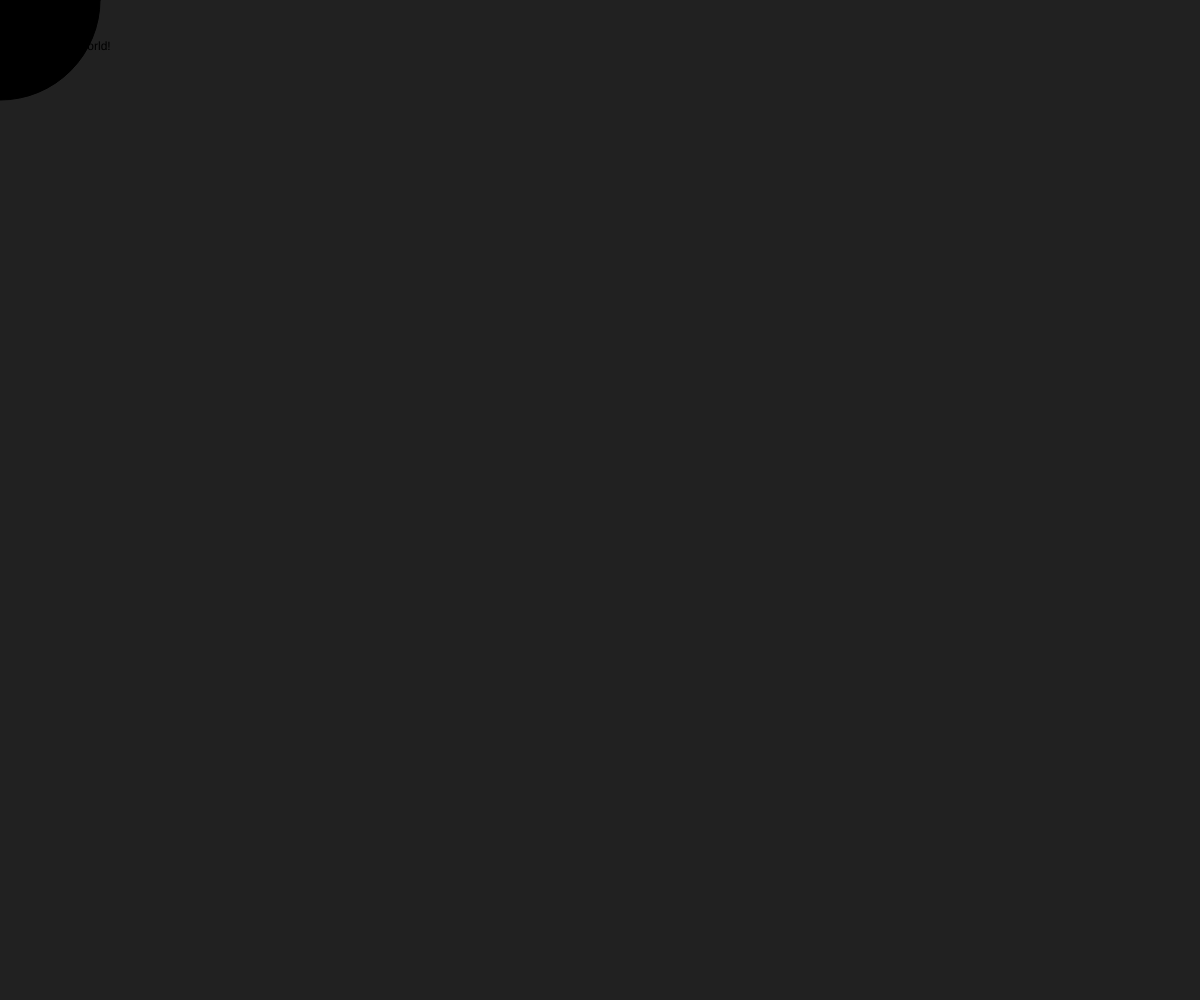
Frame 1 (no input)
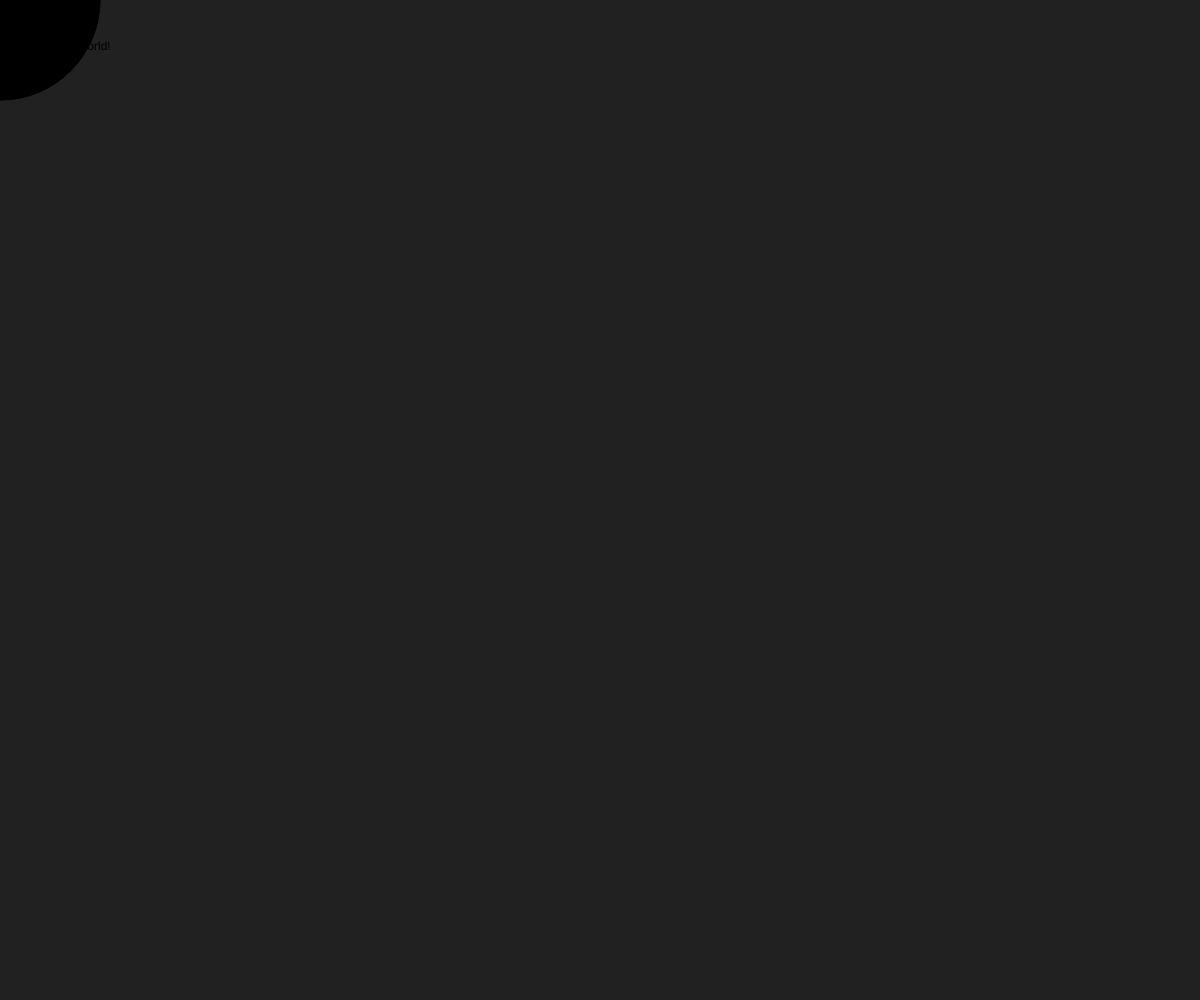
Frame 60 (no input)
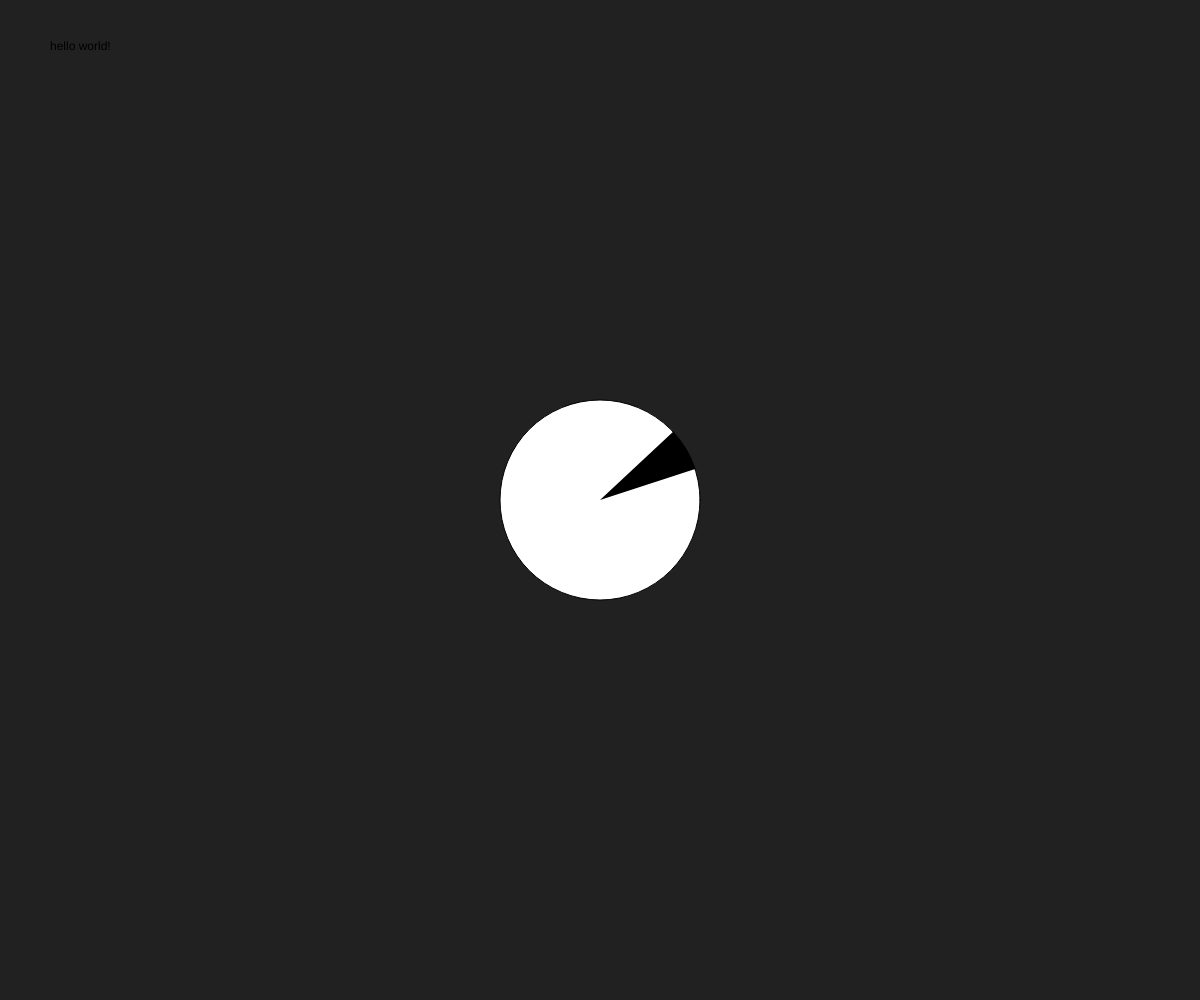
Frame 120 (the mouse pressed at the canvas centre since frame 60)

The p5.js sketch that drew these frames (run headless with seeded random() and noise() and a simulated clock; from frame 60 on, the mouse is pressed at the canvas centre):

// p5.js sketch
// ── sketch.js
// let fromColor, toColor, radius
// let speed =10;
// let mouth=1;
//
// function setup() {
//     createCanvas(windowWidth, windowHeight);
//     background(0);
//     ellipseMode(RADIUS);
//     noFill();
// }
//
// function draw() {
//
//     background(33);     // 背景をグレーで塗りつぶす
//
//     fill(255, 255, 0);
//     ellipse(mouseX, mouseY, 120, 120);
//     fill(0);
//     ellipse(mouseX-40, mouseY-60, 10, 15);   // 左目
//     ellipse(mouseX+40, mouseY-60, 10, 15);   // 右目
//     noFill();
//     fill(0);
//     if(speed <=10 || speed >=60) mouth = mouth * (-1);
//     ellipse(mouseX,mouseY+50, 80, speed-=mouth);
// }

let i = 10;
speed = 1 // speed of mouth opening & closing

function setup() {
    createCanvas(windowWidth, windowHeight);
    angleMode(DEGREES);
    background(0);
}

function draw() {

    background(33);     // 背景をグレーで塗りつぶす

    text("hello world!", 50, 50)
    fill(mouseX);
    ellipse(mouseX, mouseY, 200, 200);
    fill(0);
    if(i < 10 || i > 45) speed = speed*(-1); 
    arc(mouseX, mouseY, 200, 200, (i-=speed)+300, ((i-=speed))*-1);
    //arc(mouseX, mouseY, 200, 200, 315, 45);
    //arc(mouseX, mouseY, 200, 200, 350, 10);

//    350 - 315 = 35
//    45 - 10 = 35 

}
    // 

// //   //オブジェクトの色をランダム（透明度70）
// //   fill(random(255),random(255),random(255),70);
// //   //キャンバスの中心に直径100pxの丸を描画
// //   ellipse(random(width),random(height),random(100));
